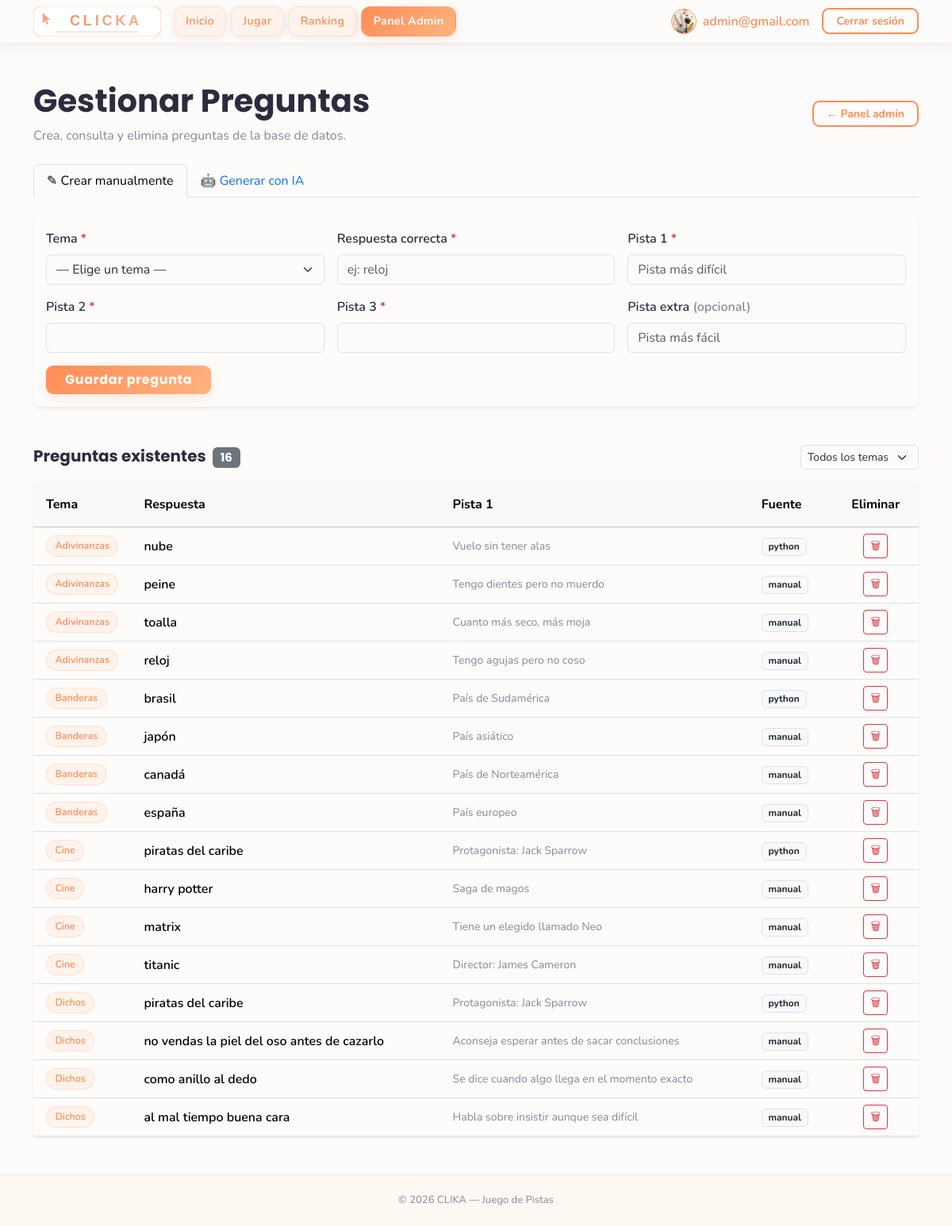
Screenshot of /pages/questions.php (signed in) with the database file from the repository.
### tables this page shows
CREATE TABLE preguntas (
    id INTEGER PRIMARY KEY AUTOINCREMENT,
    tema_id INTEGER NOT NULL,
    pista1 TEXT NOT NULL,
    pista2 TEXT NOT NULL,
    pista3 TEXT NOT NULL,
    pista_extra TEXT,
    respuesta TEXT NOT NULL,
    fuente TEXT NOT NULL DEFAULT 'manual',
    created_at TEXT NOT NULL DEFAULT CURRENT_TIMESTAMP,
    FOREIGN KEY (tema_id) REFERENCES temas (id) ON DELETE CASCADE
);

CREATE TABLE temas (
    id INTEGER PRIMARY KEY AUTOINCREMENT,
    nombre TEXT NOT NULL UNIQUE,
    created_at TEXT NOT NULL DEFAULT CURRENT_TIMESTAMP
);

### pages/questions.php (the view, shortened to what this page needs)
<?php
require_once '../includes/db.php';
$preguntas = [];
$filterTema = isset($_GET['tema_id']) ? (int) $_GET['tema_id'] : 0;
$sql = 'SELECT p.id, p.pista1, p.pista2, p.pista3, p.pista_extra, p.respuesta,
               p.fuente, t.nombre AS tema_nombre
        FROM preguntas p
        JOIN temas t ON p.tema_id = t.id';
if ($filterTema > 0) {
    $stmtQ = $db->prepare($sql . ' WHERE p.tema_id = :tid ORDER BY p.id DESC');
    $stmtQ->bindValue(':tid', $filterTema, SQLITE3_INTEGER);
    $resQ = $stmtQ->execute();
} else {
    $resQ = $db->query($sql . ' ORDER BY t.nombre, p.id DESC');
}
while ($row = $resQ->fetchArray(SQLITE3_ASSOC)) {
    $preguntas[] = $row;
}
?>
<!DOCTYPE html>
<html lang="es">
<head>
  <?php include '../includes/head.php'; ?>
</head>
<body>
  <?php include '../includes/menu.php'; ?>
  <main class="container mt-5 pb-5">
    <div class="d-flex justify-content-between align-items-center mb-4">
      <div>
        <h1 class="fw-bold">Gestionar Preguntas</h1>
        <p class="text-muted mb-0">Crea, consulta y elimina preguntas de la base de datos.</p>
      </div>
      <a href="admin_config.php" class="btn btn-outline-accent btn-sm px-3">← Panel admin</a>
    </div>
    <ul class="nav nav-tabs mb-4" id="adminTabs">
      <li class="nav-item">
        <button class="nav-link active" data-bs-toggle="tab" data-bs-target="#tab-manual">
          &#9998; Crear manualmente
        </button>
      </li>
      <li class="nav-item">
        <button class="nav-link" data-bs-toggle="tab" data-bs-target="#tab-ia">
          &#129302; Generar con IA
        </button>
      </li>
    </ul>
    <div class="tab-content mb-5">
      <div class="tab-pane fade show active" id="tab-manual">
        <div class="card border-0 shadow-sm">
          <div class="card-body">
            <form method="POST">
              <div class="row g-3">
                <div class="col-md-4">
                  <label class="form-label fw-semibold">Tema <span class="text-danger">*</span></label>
                  <select name="tema_id" class="form-select" required>
                    <option value="">— Elige un tema —</option>
                  </select>
                </div>
                <div class="col-md-4">
                  <label class="form-label fw-semibold">Respuesta correcta <span class="text-danger">*</span></label>
                  <input type="text" name="respuesta" class="form-control" placeholder="ej: reloj" required>
                </div>
                <div class="col-12 col-md-4">
                  <label class="form-label fw-semibold">Pista 1 <span class="text-danger">*</span></label>
                  <input type="text" name="pista1" class="form-control" placeholder="Pista más difícil" required>
                </div>
                <div class="col-12 col-md-4">
                  <label class="form-label fw-semibold">Pista 2 <span class="text-danger">*</span></label>
                  <input type="text" name="pista2" class="form-control" required>
                </div>
                <div class="col-12 col-md-4">
                  <label class="form-label fw-semibold">Pista 3 <span class="text-danger">*</span></label>
                  <input type="text" name="pista3" class="form-control" required>
                </div>
                <div class="col-12 col-md-4">
                  <label class="form-label fw-semibold">Pista extra <span class="text-muted">(opcional)</span></label>
                  <input type="text" name="pista_extra" class="form-control" placeholder="Pista más fácil">
                </div>
                <div class="col-12">
                  <button type="submit" class="btn btn-primary px-4">Guardar pregunta</button>
                </div>
              </div>
            </form>
          </div>
        </div>
      </div>
    </div>
    <div class="d-flex justify-content-between align-items-center mb-3">
      <h5 class="fw-bold mb-0">
        Preguntas existentes
        <span class="badge bg-secondary ms-1"><?php echo count($preguntas); ?></span>
      </h5>
      <form method="GET" class="d-flex gap-2 align-items-center">
        <select name="tema_id" class="form-select form-select-sm" style="width:auto"
                onchange="this.form.submit()">
          <option value="">Todos los temas</option>
        </select>
      </form>
    </div>
    <?php if (empty($preguntas)): ?>
      <p class="text-muted text-center py-5">No hay preguntas para mostrar.</p>
    <?php else: ?>
      <div class="card border-0 shadow-sm">
        <div class="table-responsive">
          <table class="table align-middle mb-0">
            <thead class="table-light">
              <tr>
                <th class="px-3 py-3" style="width:100px">Tema</th>
                <th class="px-3 py-3">Respuesta</th>
                <th class="px-3 py-3 d-none d-md-table-cell">Pista 1</th>
                <th class="px-3 py-3 d-none d-lg-table-cell">Fuente</th>
                <th class="px-3 py-3 text-center">Eliminar</th>
              </tr>
            </thead>
            <tbody>
              <?php foreach ($preguntas as $q): ?>
              <tr>
                <td class="px-3 py-2">
                  <span class="ranking-tema"><?php echo htmlspecialchars($q['tema_nombre']); ?></span>
                </td>
                <td class="px-3 py-2 fw-semibold">
                  <?php echo htmlspecialchars($q['respuesta']); ?>
                </td>
                <td class="px-3 py-2 text-muted small d-none d-md-table-cell">
                  <?php echo htmlspecialchars(mb_strimwidth($q['pista1'], 0, 60, '…')); ?>
                </td>
                <td class="px-3 py-2 d-none d-lg-table-cell">
                  <span class="badge <?php echo $q['fuente'] === 'ia' ? 'bg-info text-dark' : 'bg-light text-dark border'; ?>">
                    <?php echo htmlspecialchars($q['fuente']); ?>
                  </span>
                </td>
                <td class="px-3 py-2 text-center">
                  <form method="POST"
                        onsubmit="return confirm('¿Eliminar esta pregunta?');">
                    <button type="submit" class="btn btn-sm btn-outline-danger">&#128465;</button>
                  </form>
                </td>
              </tr>
              <?php endforeach; ?>
            </tbody>
          </table>
        </div>
      </div>
    <?php endif; ?>
  </main>
  <?php include '../includes/foot.php'; ?>
</body>
</html>

### assets/css/styles.css (style rules this page uses)
:root { --clika-bg: #FDFCFB; --clika-card-bg: #FFFFFF; --clika-surface: #FFF3EB; --clika-primary: #FF8C57; --clika-primary-hover: #F07040; --clika-accent: #FFB380; --clika-text: #2C2C3E; --clika-muted: #888899; --clika-border: rgba(255, 140, 87, 0.18); --clika-border-strong: rgba(255, 140, 87, 0.38); --clika-shadow: rgba(255, 140, 87, 0.18); --clika-shadow-dark: rgba(44, 44, 62, 0.08); --font-heading: 'Poppins', sans-serif; --font-body: 'Nunito', sans-serif; --bs-body-bg: var(--clika-bg); --bs-body-color: var(--clika-text); --bs-primary: var(--clika-primary); --bs-primary-rgb: 255, 140, 87; }
*, *::before, *::after { box-sizing: border-box; }
body { background-color: var(--clika-bg); color: var(--clika-text); font-family: var(--font-body); min-height: 100vh; display: flex; flex-direction: column; }
main { flex: 1 0 auto; }
h1, h2, h3, h4, h5, h6, .navbar-brand { font-family: var(--font-heading); }
.text-muted { color: var(--clika-muted) !important; }
.btn-primary { background: linear-gradient(135deg, var(--clika-primary), var(--clika-accent)); border: none; color: #fff; font-family: var(--font-heading); font-weight: 700; letter-spacing: .04em; border-radius: 9px; box-shadow: 0 4px 16px var(--clika-shadow); transition: transform .18s, box-shadow .18s, filter .18s; }
.btn-outline-accent { border: 2px solid var(--clika-primary); color: var(--clika-primary); font-weight: 700; border-radius: 9px; background: transparent; transition: background .2s, color .2s, box-shadow .2s; }
.ranking-tema { display: inline-block; background: var(--clika-surface); border: 1px solid var(--clika-border); color: var(--clika-primary); font-size: .78rem; font-weight: 600; padding: .18rem .65rem; border-radius: 50px; text-transform: capitalize; }

### rows the page displays
preguntas: tema.nombre "Adivinanzas", respuesta "nube", pista1 "Vuelo sin tener alas", fuente "python"
preguntas: tema.nombre "Adivinanzas", respuesta "peine", pista1 "Tengo dientes pero no muerdo", fuente "manual"
preguntas: tema.nombre "Adivinanzas", respuesta "toalla", pista1 "Cuanto más seco, más moja", fuente "manual"
preguntas: tema.nombre "Adivinanzas", respuesta "reloj", pista1 "Tengo agujas pero no coso", fuente "manual"
preguntas: tema.nombre "Banderas", respuesta "brasil", pista1 "País de Sudamérica", fuente "python"
preguntas: tema.nombre "Banderas", respuesta "japón", pista1 "País asiático", fuente "manual"
preguntas: tema.nombre "Banderas", respuesta "canadá", pista1 "País de Norteamérica", fuente "manual"
preguntas: tema.nombre "Banderas", respuesta "españa", pista1 "País europeo", fuente "manual"
preguntas: tema.nombre "Cine", respuesta "piratas del caribe", pista1 "Protagonista: Jack Sparrow", fuente "python"
preguntas: tema.nombre "Cine", respuesta "harry potter", pista1 "Saga de magos", fuente "manual"
preguntas: tema.nombre "Cine", respuesta "matrix", pista1 "Tiene un elegido llamado Neo", fuente "manual"
preguntas: tema.nombre "Cine", respuesta "titanic", pista1 "Director: James Cameron", fuente "manual"
preguntas: tema.nombre "Dichos", respuesta "piratas del caribe", pista1 "Protagonista: Jack Sparrow", fuente "python"
preguntas: tema.nombre "Dichos", respuesta "no vendas la piel del oso antes de cazarlo", pista1 "Aconseja esperar antes de sacar conclusiones", fuente "manual"
preguntas: tema.nombre "Dichos", respuesta "como anillo al dedo", pista1 "Se dice cuando algo llega en el momento exacto", fuente "manual"
preguntas: tema.nombre "Dichos", respuesta "al mal tiempo buena cara", pista1 "Habla sobre insistir aunque sea difícil", fuente "manual"

### other values shown
$_SESSION['username'] "admin@gmail.com"
count($preguntas) "16"
